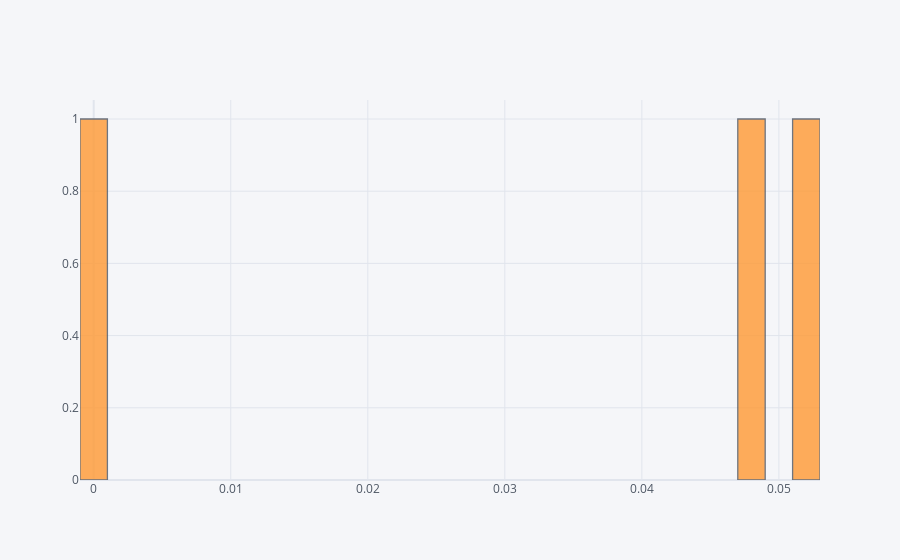

This figure's notebook cell:
### Markdown cell above
### gender & stroke

### Code cell
print(df0.groupby('gender')['stroke'].mean().sort_values())
print()
df0.groupby('gender')['stroke'].mean().iplot(kind='histogram',subplots=True,bins=50)

### Figure 1 — Plotly figure (JSON) as saved in the notebook; plotly's stock layout.template omitted (floating-point values rounded to 4 significant figures)
{"data": [{"histfunc": "count", "histnorm": "", "marker": {"color": "rgba(255, 153, 51, 1.0)", "line": {"color": "#4D5663", "width": 1.3}}, "name": "stroke", "nbinsx": 50, "opacity": 0.8, "orientation": "v", "type": "histogram", "x": [0.04709, 0.05106, 0], "xaxis": "x", "yaxis": "y"}], "layout": {"barmode": "overlay", "legend": {"bgcolor": "#F5F6F9", "font": {"color": "#4D5663"}}, "paper_bgcolor": "#F5F6F9", "plot_bgcolor": "#F5F6F9", "title": {"font": {"color": "#4D5663"}}, "xaxis": {"anchor": "y", "domain": [0, 1], "gridcolor": "#E1E5ED", "showgrid": true, "tickfont": {"color": "#4D5663"}, "title": {"font": {"color": "#4D5663"}, "text": ""}, "zerolinecolor": "#E1E5ED"}, "yaxis": {"anchor": "x", "domain": [0, 1], "gridcolor": "#E1E5ED", "showgrid": true, "tickfont": {"color": "#4D5663"}, "title": {"font": {"color": "#4D5663"}, "text": ""}, "zerolinecolor": "#E1E5ED"}}}
